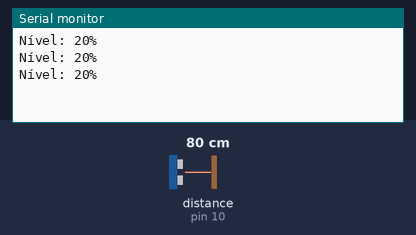
A sketch run on a simulated Arduino Uno, built with avr-gcc and run on an emulated ATmega328P. Parts: the last lines printed to the serial monitor. Wiring (inferred from the names in the program): ultrasonic range finder: trigger pin 9; echo pin 10. Inputs (shaded band) come from the test bench; at power-on: distance to the obstacle (sensor on pin 10) 80 cm. The echo pulse lasts 58.3 µs per cm.

Above: at 1.3 s.
1.4 s: distance to the obstacle (sensor on pin 10) set to 2 cm
At 1.9 s:
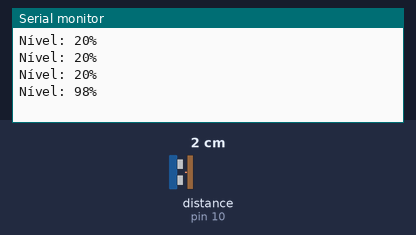
2.9 s: distance to the obstacle (sensor on pin 10) set to 4 cm
At 3.4 s:
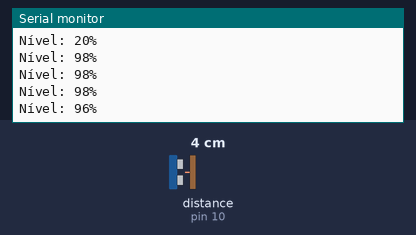
Timing chart, 0 to 5.9 s (numbered marks = the images above; inputs shaded):
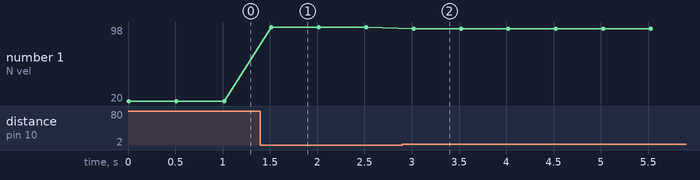

Measured:
- after the input at 1.4 s, the serial monitor: prints a new line after 0.12 s (image 1)
- after the input at 2.9 s, the serial monitor: prints a new line after 0.12 s (image 2)
- plotted number 1: 20 → 98 after the input at 1.4 s, 98 → 96 after the input at 2.9 s

The sketch:

aula22_nivel1.ino
```cpp
// Aula 22 – Nível 1: Nível do tanque em %
// pecas: ultrassom 9 10
// Sensor no alto de um tanque de 100 cm: quanto mais perto a água, mais cheio
#include <Arduino.h>                                  // funções do Arduino (pinMode, digitalWrite, delay...)
#define TRIG 9                                        // TRIG do HC-SR04 no pino 9
#define ECHO 10                                       // ECHO do HC-SR04 no pino 10
#define ALTURA 100.0                                  // altura do tanque em cm

void setup() {                                        // roda uma vez, quando a placa liga
  pinMode(TRIG, OUTPUT);                              // TRIG como saída
  pinMode(ECHO, INPUT);                               // ECHO como entrada
  Serial.begin(9600);                                 // abre o Monitor Serial a 9600 baud
}

void loop() {                                         // repete para sempre
  digitalWrite(TRIG, LOW);  delayMicroseconds(2);     // garante o TRIG em nível baixo
  digitalWrite(TRIG, HIGH); delayMicroseconds(10);    // pulso de 10 µs dispara a medição
  digitalWrite(TRIG, LOW);                            // fim do pulso
  float vazio = pulseIn(ECHO, HIGH) * 0.0343 / 2;     // distância até a água
  float nivel = constrain((ALTURA - vazio) / ALTURA * 100, 0, 100);   // nível em %, limitado a 0..100
  Serial.print("Nível: ");                            // envia o texto ao Monitor Serial
  Serial.print(nivel, 0);                             // envia nivel ao Monitor Serial
  Serial.println("%");                                // envia o texto ao Monitor Serial e quebra a linha
  delay(500);                                         // espera 500 ms
}
```
